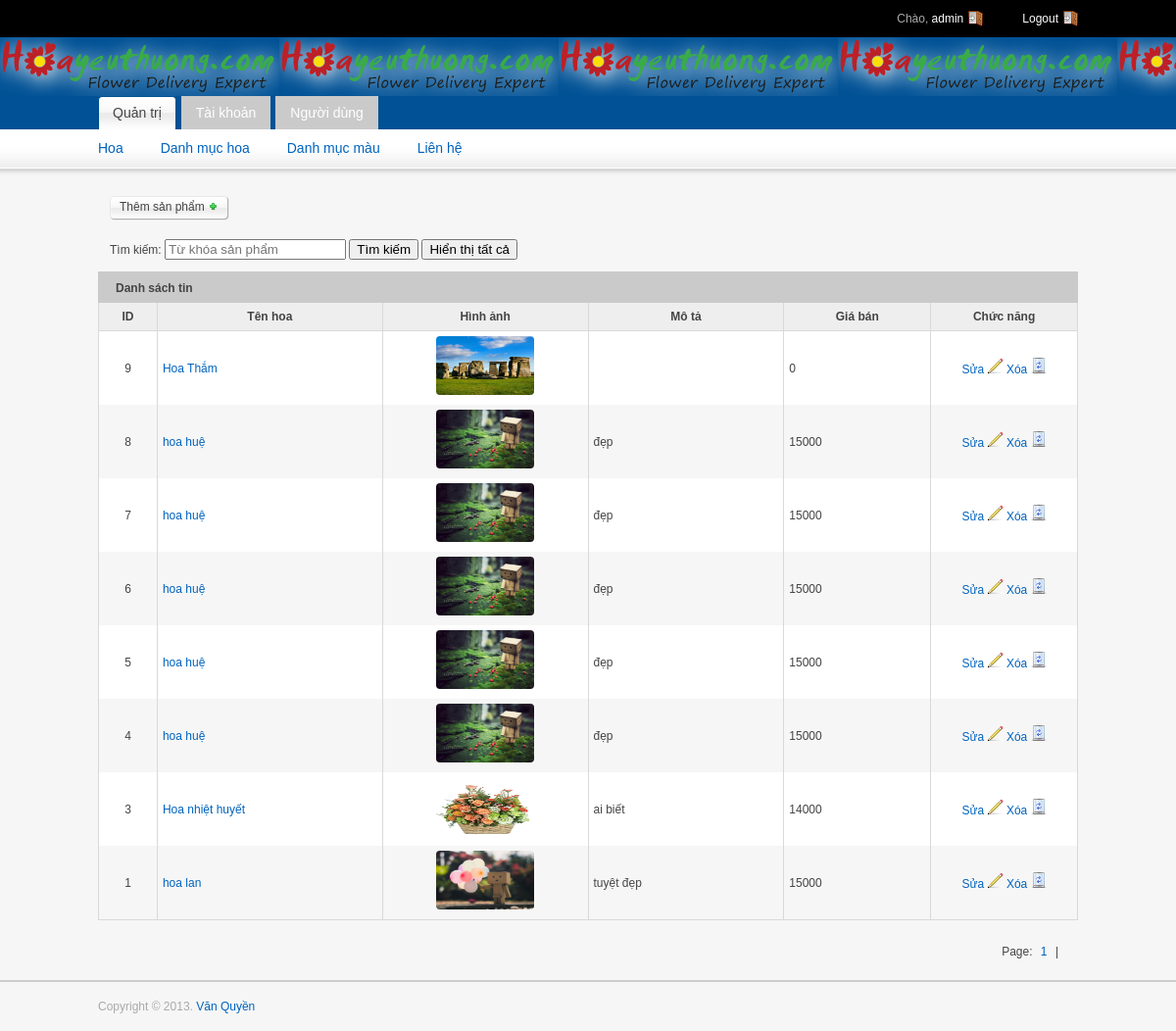
/admin/indexIntroduct.php (signed in), run on the app's committed database.
### tables this page shows
CREATE TABLE `hoa` (
  `id_hoa` int(11) NOT NULL,
  `Tenhoa` varchar(100) NOT NULL,
  `Giaban` int(10) NOT NULL,
  `Hinhanh` varchar(100) NOT NULL,
  `Mota` varchar(1000) NOT NULL,
  `id_theloai` int(11) NOT NULL,
  `id_nhom` int(11) NOT NULL
);

### admin/indexIntroduct.php (the view, shortened to what this page needs)
<?php
	include_once $_SERVER["DOCUMENT_ROOT"]."/banhoa/templates/admin/inc/header.php";
?>
<?php
	include_once $_SERVER["DOCUMENT_ROOT"]."/banhoa/function/dbconnection.php";
	$querytsd="SELECT COUNT(id_hoa) AS tongsodong FROM hoa";
	$resulttsd=$mysqli->query($querytsd);
	$arrtsd=mysqli_fetch_assoc($resulttsd);
	$tongsodong=$arrtsd["tongsodong"];
	$row_count=ROW_COUNT;
	$sotrang=ceil($tongsodong/$row_count);
	$current_page=1;
	$off_set=($current_page-1)*$row_count;
?>
<div class="bottom-spacing">
	  <div class="float-left">
		  <a href="addIntroduct.php" class="button">
			<span>Thêm sản phẩm <img src="/banhoa/templates/admin/images/plus-small.gif" alt="Thêm tin"></span>
		  </a>
					<div>
						<br/>
						<form id="frmTimKiem" action="" method="POST">
						<?php
							if(isset($_POST['timkiem'])){
								$tim = $_POST['tukhoa'];
							}else{
								$tim = '';
							}
						?>
							Tìm kiếm:
							<input type="search"  name="tukhoa" value="<?php echo $tim?>" placeholder="Từ khóa sản phẩm">
							<input type="submit"  name="timkiem" value="Tìm kiếm">
							<input type="submit"  name="hienthi" value="Hiển thị tất cả">
							<br/>
						</form>
					</div>
	  </div>
</div>
<div class="grid_12">
	<div class="module">
		<h2><span>Danh sách tin</span></h2>
		<div class="module-table-body">
			<form action="">
			<table id="myTable" class="tablesorter">
				<thead>
					<tr>
						<th style="width:6%; text-align: center;">ID</th>
						<th>Tên hoa</th>
						<th style="width:21%; text-align: center;">Hình ảnh</th>
						<th style="width:20%">Mô tả</th>
						<th style="width:15%; text-align: center;">Giá bán</th>
						<th style="width: 15%; text-align: center;">Chức năng</th>
					</tr>
				</thead>
				<tbody>
					<?php
					$query="SELECT * FROM hoa WHERE Tenhoa LIKE '%{$tim}%' ORDER BY id_hoa DESC LIMIT {$off_set},{$row_count}
					";
					$result=$mysqli->query($query);
						while ($rowtt=mysqli_fetch_assoc($result)){
							$id_hoa=$rowtt["id_hoa"];
							$tenhoa=$rowtt["Tenhoa"];
							$giaban=$rowtt["Giaban"];
							$anh=$rowtt["Hinhanh"];
							$mota=$rowtt["Mota"];
					?>
					<tr>
						<td class="align-center"><?php echo $id_hoa;?></td>
						<td><a href=""><?php echo $tenhoa;?></a></td>
						<td align="center"><img src="/banhoa/file/images/<?php echo $anh;?>" class="hoa" /></td>
						<td><?php echo $mota;?></td>
						<td><?php echo $giaban;?></td>
						<td align="center">
							<a href="editIntroduct.php?edit=<?php echo $id_hoa;?>">Sửa <img src="/banhoa/templates/admin/images/pencil.gif" alt="edit"/></a>
							<a href="delIntroduct.php?delete=<?php echo $id_hoa;?>">Xóa <img src="/banhoa/templates/admin/images/bin.gif" width="16" height="16" alt="delete" /></a>
						</td>
					</tr>
					<?php }?>
				</tbody>
			</table>
			</form>
		 </div>
	</div>
		 <div class="pagination">
			<div class="numbers">
				<span>Page:</span>
				<?php
					for($i=1;$i<=$sotrang;$i++){
				?>
				<a href="indexIntroduct.php?current_page=<?php echo $i?>"><?php echo $i?></a>
				<span>|</span>
					<?php }?>
			</div>
		 </div>
</div>
<?php require_once $_SERVER['DOCUMENT_ROOT']. '/banhoa/templates/admin/inc/footer.php';?>

### templates/admin/css/styles.css (style rules this page uses)
html, body, div, span, applet, object, iframe, h1, h2, h3, h4, h5, h6, p, blockquote, pre, a, abbr, acronym, address, big, cite, code, del, dfn, em, font, img, ins, kbd, q, s, samp, small, strike, strong, sub, sup, tt, var, b, u, i, center, dl, dt, dd, ol, ul, li, fieldset, form, label, legend, table, caption, tbody, tfoot, thead, tr, th, td { background: transparent none repeat scroll 0 0; border: 0 none; font-size: 100%; margin: 0; outline: 0 none; padding: 0; }
body { line-height: 1; }
table { border-collapse: collapse; border-spacing: 0; }
body { background-color: #f6f6f6; color: #444444; font: 12px/1.5 tahoma,arial; }
h2 { font-size: 24px; letter-spacing: -1px; }
p, dl, hr, h1, h2, h3, h4, h5, h6, ol, ul, pre, table, address, fieldset { margin-bottom: 15px; }
a, a:visited { color: #0063be; text-decoration: none; }
.align-center { text-align: center; }
.float-left { float: left; }
.bottom-spacing { margin: 12px; }
div.module { float: left; margin-bottom: 10px; width: 100%; }
div.module div.module-table-body { float: left; padding: 0; width: 100%; }
div.module h2 { background: #cacaca none repeat scroll 0 0; color: #444444; display: block; float: left; font-family: Arial,Helvetica,sans-serif; font-size: 12px; font-weight: bold; height: 32px; letter-spacing: normal; margin-bottom: 0; margin-right: 0; padding-right: 0; text-decoration: none; width: 100%; }
div.module h2 span { display: block; line-height: 20px; padding: 7px 0 5px 18px; }
div.module table { border-bottom: 1px solid #d9d9d9; border-left: 1px solid #d9d9d9; margin: 0 0 10px; width: 100%; }
div.module table th { background-color: #eeeeee; border-bottom: 1px solid #d9d9d9; border-right: 1px solid #d9d9d9; color: #444444; padding: 5px; }
div.module table td { background-color: #ffffff; border-right: 1px solid #d9d9d9; padding: 5px; }
a.button { background: transparent url("../images/button-right-bg-m.gif") no-repeat scroll right top; color: #444444; display: block; float: left; font-family: Arial,Helvetica,sans-serif; font-size: 12px; height: 26px; padding-right: 11px; text-decoration: none; }
a.button span { background: transparent url("../images/button-left-bg-m.gif") no-repeat scroll left top; display: block; line-height: 15px; padding: 4px 0 7px 10px; }
.pagination { float: right; margin-bottom: 20px; }
.pagination .numbers { float: left; margin-right: 15px; padding-top: 3px; }
.pagination .numbers span { padding: 0 5px; }
#myTable td { vertical-align: middle; }
#myTable .hoa { border-radius: 4px; height: 60px; width: 100px; }
#myTable tr:nth-child(2n) td { background: #f6f6f6 none repeat scroll 0 0; }

### data on the page
hoa: id_hoa "9", Tenhoa "Hoa Thắm", Hinhanh (picture), Giaban "0"
hoa: id_hoa "8", Tenhoa "hoa huệ", Hinhanh (picture), Mota "đẹp", Giaban "15000"
hoa: id_hoa "7", Tenhoa "hoa huệ", Hinhanh (picture), Mota "đẹp", Giaban "15000"
hoa: id_hoa "6", Tenhoa "hoa huệ", Hinhanh (picture), Mota "đẹp", Giaban "15000"
hoa: id_hoa "5", Tenhoa "hoa huệ", Hinhanh (picture), Mota "đẹp", Giaban "15000"
hoa: id_hoa "4", Tenhoa "hoa huệ", Hinhanh (picture), Mota "đẹp", Giaban "15000"
hoa: id_hoa "3", Tenhoa "Hoa nhiệt huyết", Hinhanh (picture), Mota "ai biết", Giaban "14000"
hoa: id_hoa "1", Tenhoa "hoa lan", Hinhanh (picture), Mota "tuyệt đẹp", Giaban "15000"
